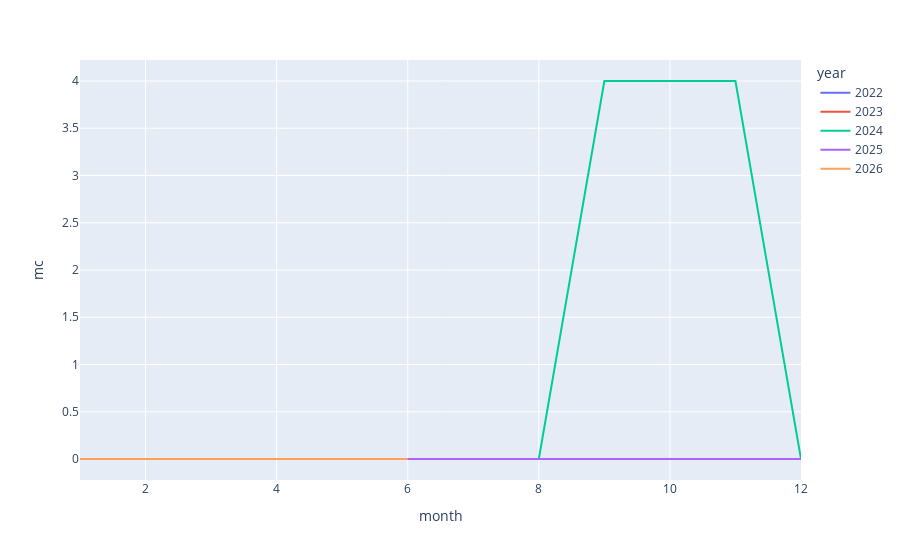
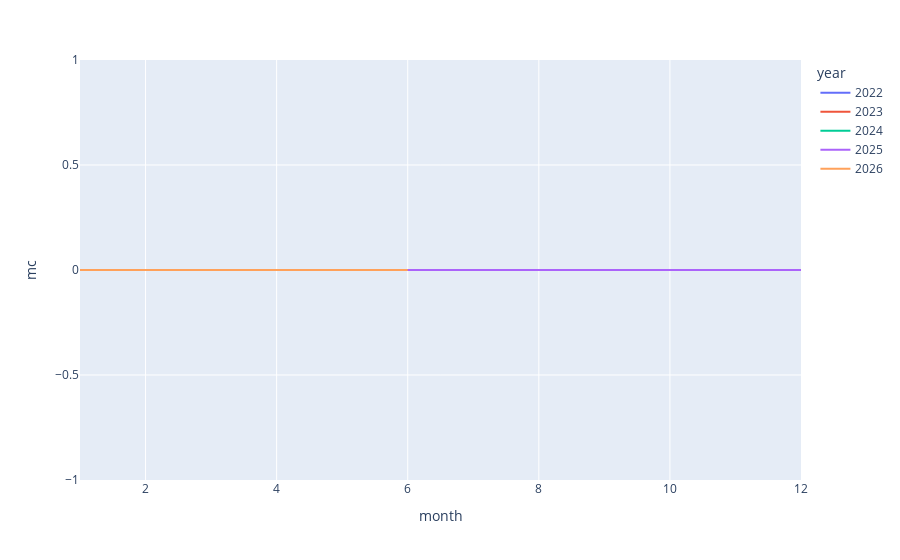
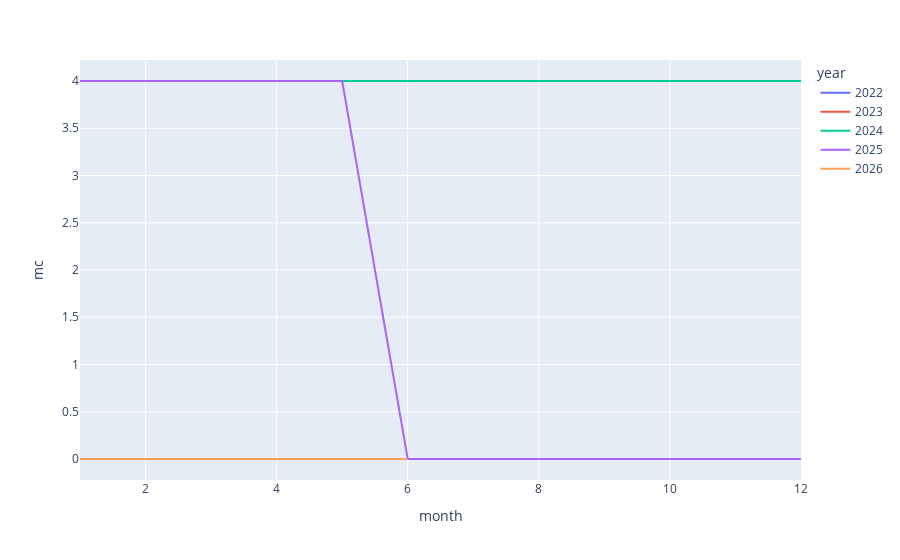
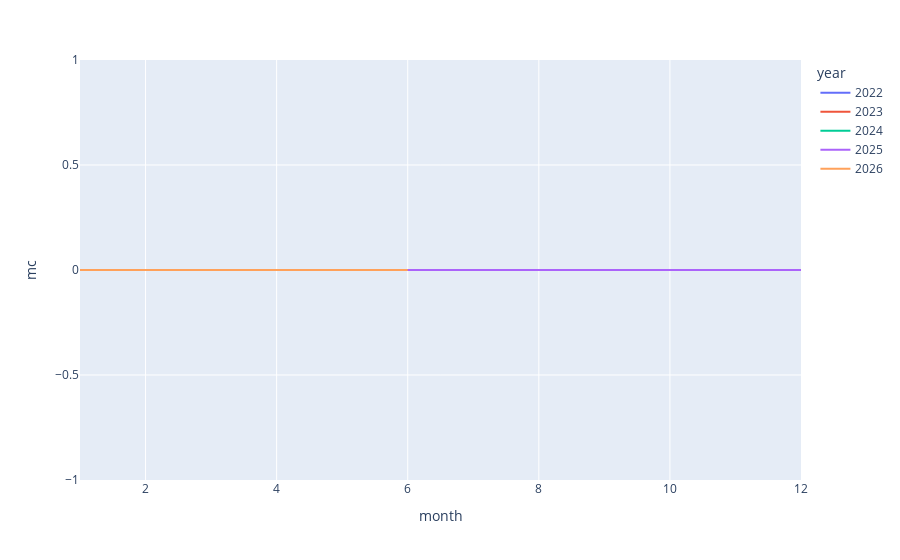

Notebook code cell kept with these figures, in order:
### Code cell
for i in pdf['unique_id'].unique()[:12]:
    fig=px.line(pdf.filter(pl.col('unique_id')==i),y='mc',x='month',color='year')
    fig.show()

### Figure 1 — Plotly figure (JSON) as saved in the notebook; plotly's stock layout.template omitted (floating-point values rounded to 4 significant figures)
{"data": [{"hovertemplate": "year=2022<br>month=%{x}<br>mc=%{y}<extra></extra>", "legendgroup": "2022", "line": {"color": "#636efa", "dash": "solid"}, "marker": {"symbol": "circle"}, "mode": "lines", "name": "2022", "orientation": "v", "showlegend": true, "type": "scatter", "x": [7, 8, 9, 10, 11, 12], "xaxis": "x", "y": [0, 0, 0, 0, 0, 0], "yaxis": "y"}, {"hovertemplate": "year=2023<br>month=%{x}<br>mc=%{y}<extra></extra>", "legendgroup": "2023", "line": {"color": "#EF553B", "dash": "solid"}, "marker": {"symbol": "circle"}, "mode": "lines", "name": "2023", "orientation": "v", "showlegend": true, "type": "scatter", "x": [1, 2, 3, 4, 5, 6, 7, 8, 9, 10, 11, 12], "xaxis": "x", "y": [0, 0, 0, 0, 0, 0, 0, 0, 0, 0, 0, 0], "yaxis": "y"}, {"hovertemplate": "year=2024<br>month=%{x}<br>mc=%{y}<extra></extra>", "legendgroup": "2024", "line": {"color": "#00cc96", "dash": "solid"}, "marker": {"symbol": "circle"}, "mode": "lines", "name": "2024", "orientation": "v", "showlegend": true, "type": "scatter", "x": [1, 2, 3, 4, 5, 6, 7, 8, 9, 10, 11, 12], "xaxis": "x", "y": [0, 0, 0, 0, 0, 0, 0, 0, 4, 4, 4, 0], "yaxis": "y"}, {"hovertemplate": "year=2025<br>month=%{x}<br>mc=%{y}<extra></extra>", "legendgroup": "2025", "line": {"color": "#ab63fa", "dash": "solid"}, "marker": {"symbol": "circle"}, "mode": "lines", "name": "2025", "orientation": "v", "showlegend": true, "type": "scatter", "x": [1, 2, 3, 4, 5, 6, 7, 8, 9, 10, 11, 12], "xaxis": "x", "y": [0, 0, 0, 0, 0, 0, 0, 0, 0, 0, 0, 0], "yaxis": "y"}, {"hovertemplate": "year=2026<br>month=%{x}<br>mc=%{y}<extra></extra>", "legendgroup": "2026", "line": {"color": "#FFA15A", "dash": "solid"}, "marker": {"symbol": "circle"}, "mode": "lines", "name": "2026", "orientation": "v", "showlegend": true, "type": "scatter", "x": [1, 2, 3, 4, 5, 6], "xaxis": "x", "y": [0, 0, 0, 0, 0, 0], "yaxis": "y"}], "layout": {"legend": {"title": {"text": "year"}, "tracegroupgap": 0}, "margin": {"t": 60}, "xaxis": {"anchor": "y", "domain": [0, 1], "title": {"text": "month"}}, "yaxis": {"anchor": "x", "domain": [0, 1], "title": {"text": "mc"}}}}

### Figure 2 — Plotly figure (JSON) as saved in the notebook; plotly's stock layout.template omitted (floating-point values rounded to 4 significant figures)
{"data": [{"hovertemplate": "year=2022<br>month=%{x}<br>mc=%{y}<extra></extra>", "legendgroup": "2022", "line": {"color": "#636efa", "dash": "solid"}, "marker": {"symbol": "circle"}, "mode": "lines", "name": "2022", "orientation": "v", "showlegend": true, "type": "scatter", "x": [7, 8, 9, 10, 11, 12], "xaxis": "x", "y": [0, 0, 0, 0, 0, 0], "yaxis": "y"}, {"hovertemplate": "year=2023<br>month=%{x}<br>mc=%{y}<extra></extra>", "legendgroup": "2023", "line": {"color": "#EF553B", "dash": "solid"}, "marker": {"symbol": "circle"}, "mode": "lines", "name": "2023", "orientation": "v", "showlegend": true, "type": "scatter", "x": [1, 2, 3, 4, 5, 6, 7, 8, 9, 10, 11, 12], "xaxis": "x", "y": [0, 0, 0, 0, 0, 0, 0, 0, 0, 0, 0, 0], "yaxis": "y"}, {"hovertemplate": "year=2024<br>month=%{x}<br>mc=%{y}<extra></extra>", "legendgroup": "2024", "line": {"color": "#00cc96", "dash": "solid"}, "marker": {"symbol": "circle"}, "mode": "lines", "name": "2024", "orientation": "v", "showlegend": true, "type": "scatter", "x": [1, 2, 3, 4, 5, 6, 7, 8, 9, 10, 11, 12], "xaxis": "x", "y": [0, 0, 0, 0, 0, 0, 0, 0, 0, 0, 0, 0], "yaxis": "y"}, {"hovertemplate": "year=2025<br>month=%{x}<br>mc=%{y}<extra></extra>", "legendgroup": "2025", "line": {"color": "#ab63fa", "dash": "solid"}, "marker": {"symbol": "circle"}, "mode": "lines", "name": "2025", "orientation": "v", "showlegend": true, "type": "scatter", "x": [1, 2, 3, 4, 5, 6, 7, 8, 9, 10, 11, 12], "xaxis": "x", "y": [0, 0, 0, 0, 0, 0, 0, 0, 0, 0, 0, 0], "yaxis": "y"}, {"hovertemplate": "year=2026<br>month=%{x}<br>mc=%{y}<extra></extra>", "legendgroup": "2026", "line": {"color": "#FFA15A", "dash": "solid"}, "marker": {"symbol": "circle"}, "mode": "lines", "name": "2026", "orientation": "v", "showlegend": true, "type": "scatter", "x": [1, 2, 3, 4, 5, 6], "xaxis": "x", "y": [0, 0, 0, 0, 0, 0], "yaxis": "y"}], "layout": {"legend": {"title": {"text": "year"}, "tracegroupgap": 0}, "margin": {"t": 60}, "xaxis": {"anchor": "y", "domain": [0, 1], "title": {"text": "month"}}, "yaxis": {"anchor": "x", "domain": [0, 1], "title": {"text": "mc"}}}}

### Figure 3 — Plotly figure (JSON) as saved in the notebook; plotly's stock layout.template omitted (floating-point values rounded to 4 significant figures)
{"data": [{"hovertemplate": "year=2022<br>month=%{x}<br>mc=%{y}<extra></extra>", "legendgroup": "2022", "line": {"color": "#636efa", "dash": "solid"}, "marker": {"symbol": "circle"}, "mode": "lines", "name": "2022", "orientation": "v", "showlegend": true, "type": "scatter", "x": [7, 8, 9, 10, 11, 12], "xaxis": "x", "y": [4, 4, 4, 4, 4, 4], "yaxis": "y"}, {"hovertemplate": "year=2023<br>month=%{x}<br>mc=%{y}<extra></extra>", "legendgroup": "2023", "line": {"color": "#EF553B", "dash": "solid"}, "marker": {"symbol": "circle"}, "mode": "lines", "name": "2023", "orientation": "v", "showlegend": true, "type": "scatter", "x": [1, 2, 3, 4, 5, 6, 7, 8, 9, 10, 11, 12], "xaxis": "x", "y": [4, 4, 4, 4, 4, 4, 4, 4, 4, 4, 4, 4], "yaxis": "y"}, {"hovertemplate": "year=2024<br>month=%{x}<br>mc=%{y}<extra></extra>", "legendgroup": "2024", "line": {"color": "#00cc96", "dash": "solid"}, "marker": {"symbol": "circle"}, "mode": "lines", "name": "2024", "orientation": "v", "showlegend": true, "type": "scatter", "x": [1, 2, 3, 4, 5, 6, 7, 8, 9, 10, 11, 12], "xaxis": "x", "y": [4, 4, 4, 4, 4, 4, 4, 4, 4, 4, 4, 4], "yaxis": "y"}, {"hovertemplate": "year=2025<br>month=%{x}<br>mc=%{y}<extra></extra>", "legendgroup": "2025", "line": {"color": "#ab63fa", "dash": "solid"}, "marker": {"symbol": "circle"}, "mode": "lines", "name": "2025", "orientation": "v", "showlegend": true, "type": "scatter", "x": [1, 2, 3, 4, 5, 6, 7, 8, 9, 10, 11, 12], "xaxis": "x", "y": [4, 4, 4, 4, 4, 0, 0, 0, 0, 0, 0, 0], "yaxis": "y"}, {"hovertemplate": "year=2026<br>month=%{x}<br>mc=%{y}<extra></extra>", "legendgroup": "2026", "line": {"color": "#FFA15A", "dash": "solid"}, "marker": {"symbol": "circle"}, "mode": "lines", "name": "2026", "orientation": "v", "showlegend": true, "type": "scatter", "x": [1, 2, 3, 4, 5, 6], "xaxis": "x", "y": [0, 0, 0, 0, 0, 0], "yaxis": "y"}], "layout": {"legend": {"title": {"text": "year"}, "tracegroupgap": 0}, "margin": {"t": 60}, "xaxis": {"anchor": "y", "domain": [0, 1], "title": {"text": "month"}}, "yaxis": {"anchor": "x", "domain": [0, 1], "title": {"text": "mc"}}}}

### Figure 4 — Plotly figure (JSON) as saved in the notebook; plotly's stock layout.template omitted (floating-point values rounded to 4 significant figures)
{"data": [{"hovertemplate": "year=2022<br>month=%{x}<br>mc=%{y}<extra></extra>", "legendgroup": "2022", "line": {"color": "#636efa", "dash": "solid"}, "marker": {"symbol": "circle"}, "mode": "lines", "name": "2022", "orientation": "v", "showlegend": true, "type": "scatter", "x": [7, 8, 9, 10, 11, 12], "xaxis": "x", "y": [0, 0, 0, 0, 0, 0], "yaxis": "y"}, {"hovertemplate": "year=2023<br>month=%{x}<br>mc=%{y}<extra></extra>", "legendgroup": "2023", "line": {"color": "#EF553B", "dash": "solid"}, "marker": {"symbol": "circle"}, "mode": "lines", "name": "2023", "orientation": "v", "showlegend": true, "type": "scatter", "x": [1, 2, 3, 4, 5, 6, 7, 8, 9, 10, 11, 12], "xaxis": "x", "y": [0, 0, 0, 0, 0, 0, 0, 0, 0, 0, 0, 0], "yaxis": "y"}, {"hovertemplate": "year=2024<br>month=%{x}<br>mc=%{y}<extra></extra>", "legendgroup": "2024", "line": {"color": "#00cc96", "dash": "solid"}, "marker": {"symbol": "circle"}, "mode": "lines", "name": "2024", "orientation": "v", "showlegend": true, "type": "scatter", "x": [1, 2, 3, 4, 5, 6, 7, 8, 9, 10, 11, 12], "xaxis": "x", "y": [0, 0, 0, 0, 0, 0, 0, 0, 0, 0, 0, 0], "yaxis": "y"}, {"hovertemplate": "year=2025<br>month=%{x}<br>mc=%{y}<extra></extra>", "legendgroup": "2025", "line": {"color": "#ab63fa", "dash": "solid"}, "marker": {"symbol": "circle"}, "mode": "lines", "name": "2025", "orientation": "v", "showlegend": true, "type": "scatter", "x": [1, 2, 3, 4, 5, 6, 7, 8, 9, 10, 11, 12], "xaxis": "x", "y": [0, 0, 0, 0, 0, 0, 0, 0, 0, 0, 0, 0], "yaxis": "y"}, {"hovertemplate": "year=2026<br>month=%{x}<br>mc=%{y}<extra></extra>", "legendgroup": "2026", "line": {"color": "#FFA15A", "dash": "solid"}, "marker": {"symbol": "circle"}, "mode": "lines", "name": "2026", "orientation": "v", "showlegend": true, "type": "scatter", "x": [1, 2, 3, 4, 5, 6], "xaxis": "x", "y": [0, 0, 0, 0, 0, 0], "yaxis": "y"}], "layout": {"legend": {"title": {"text": "year"}, "tracegroupgap": 0}, "margin": {"t": 60}, "xaxis": {"anchor": "y", "domain": [0, 1], "title": {"text": "month"}}, "yaxis": {"anchor": "x", "domain": [0, 1], "title": {"text": "mc"}}}}
